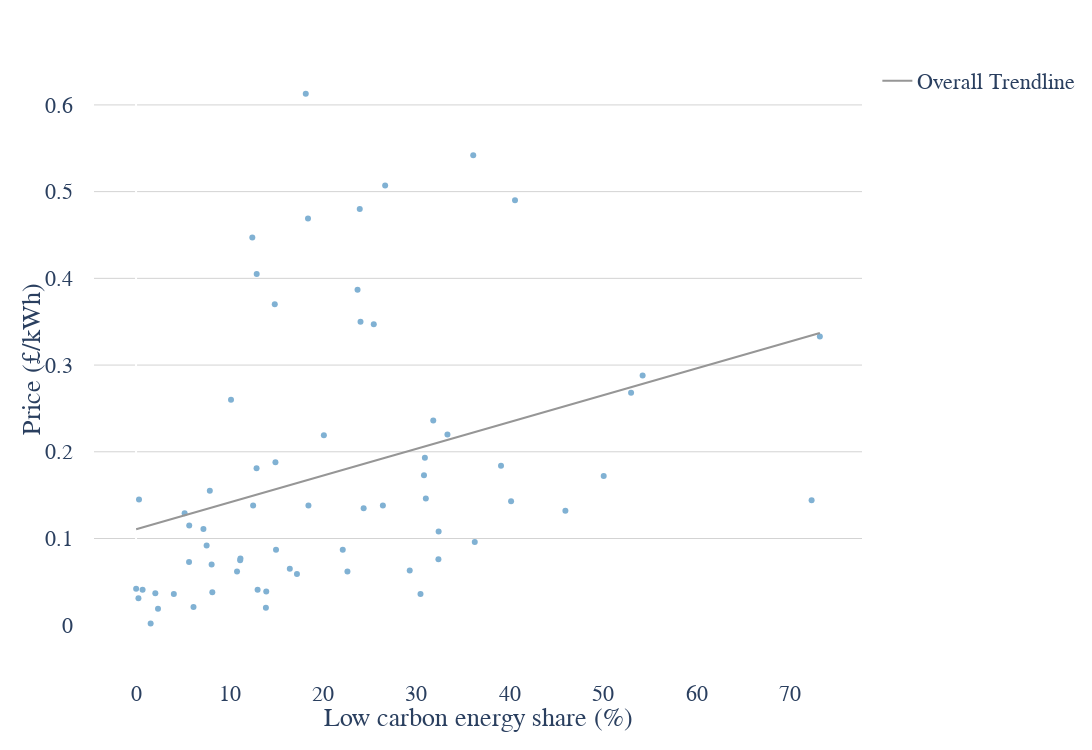

The cell this chart's notebook holds for it:
### Code cell
#global relationship of price against renewable share shows negative correlation, this could be caused by higher standards of leaving in countries with high renewable share
scatter_chart(data=joined_energy_data, x_var='low_carbon_share_energy', y_var='price', x_label='Low carbon energy share (%)', y_label='Price (£/kWh)', hover_labels='country')

### Figure 1 — Plotly figure (JSON) as saved in the notebook; plotly's stock layout.template omitted (floating-point values rounded to 4 significant figures; data arrays with more than 128 entries replaced by an {"elided": "..."} marker saying what was removed)
{"data": [{"customdata": {"elided": "144x1 str values"}, "hovertemplate": "Low carbon energy share (%)=%{x}<br>Price (£/kWh)=%{y}<br>country=%{customdata[0]}<extra></extra>", "legendgroup": "", "marker": {"color": "#80b1d3", "symbol": "circle"}, "mode": "markers", "name": "", "orientation": "v", "showlegend": false, "type": "scatter", "x": {"elided": "144 float values"}, "xaxis": "x", "y": {"elided": "144 float values"}, "yaxis": "y"}, {"hovertemplate": "<b>OLS trendline</b><br>price = 0.00309048 * low_carbon_share_energy + 0.110729<br>R<sup>2</sup>=0.112344<br><br>Low carbon energy share (%)=%{x}<br>Price (£/kWh)=%{y} <b>(trend)</b><extra></extra>", "legendgroup": "Overall Trendline", "line": {"color": "#969696"}, "mode": "lines", "name": "Overall Trendline", "showlegend": true, "type": "scatter", "x": [0.009, 0.254, 0.313, 0.698, 1.561, 2.062, 2.347, 4.043, 5.197, 5.669, 5.689, 6.147, 7.208, 7.553, 7.893, 8.086, 8.161, 10.16, 10.8, 11.14, 11.17, 12.44, 12.53, 12.89, 12.91, 13.01, 13.89, 13.93, 14.84, 14.92, 14.98, 16.45, 17.22, 18.16, 18.4, 18.45, 20.1, 22.12, 22.62, 23.7, 23.94, 24.02, 24.36, 25.44, 26.41, 26.66, 29.29, 30.44, 30.81, 30.91, 31.01, 31.8, 32.36, 32.38, 33.32, 36.08, 36.25, 39.06, 40.14, 40.55, 45.95, 50.05, 52.98, 54.21, 72.3, 73.18], "xaxis": "x", "y": [0.1108, 0.1115, 0.1117, 0.1129, 0.1156, 0.1171, 0.118, 0.1232, 0.1268, 0.1282, 0.1283, 0.1297, 0.133, 0.1341, 0.1351, 0.1357, 0.136, 0.1421, 0.1441, 0.1452, 0.1452, 0.1492, 0.1494, 0.1506, 0.1506, 0.1509, 0.1537, 0.1538, 0.1566, 0.1568, 0.157, 0.1616, 0.1639, 0.1669, 0.1676, 0.1677, 0.1728, 0.1791, 0.1806, 0.184, 0.1847, 0.185, 0.186, 0.1894, 0.1924, 0.1931, 0.2012, 0.2048, 0.206, 0.2063, 0.2066, 0.209, 0.2107, 0.2108, 0.2137, 0.2222, 0.2228, 0.2314, 0.2348, 0.2361, 0.2527, 0.2654, 0.2745, 0.2783, 0.3342, 0.3369], "yaxis": "y"}], "layout": {"font": {"family": "Arial", "size": 22}, "height": 750, "legend": {"tracegroupgap": 0}, "margin": {"pad": 20, "t": 60}, "paper_bgcolor": "white", "plot_bgcolor": "white", "width": 1400, "xaxis": {"anchor": "y", "domain": [0, 1], "showgrid": false, "title": {"text": "Low carbon energy share (%)"}}, "yaxis": {"anchor": "x", "domain": [0, 1], "gridcolor": "LightGrey", "gridwidth": 1, "showgrid": true, "title": {"text": "Price (£/kWh)"}}}}
